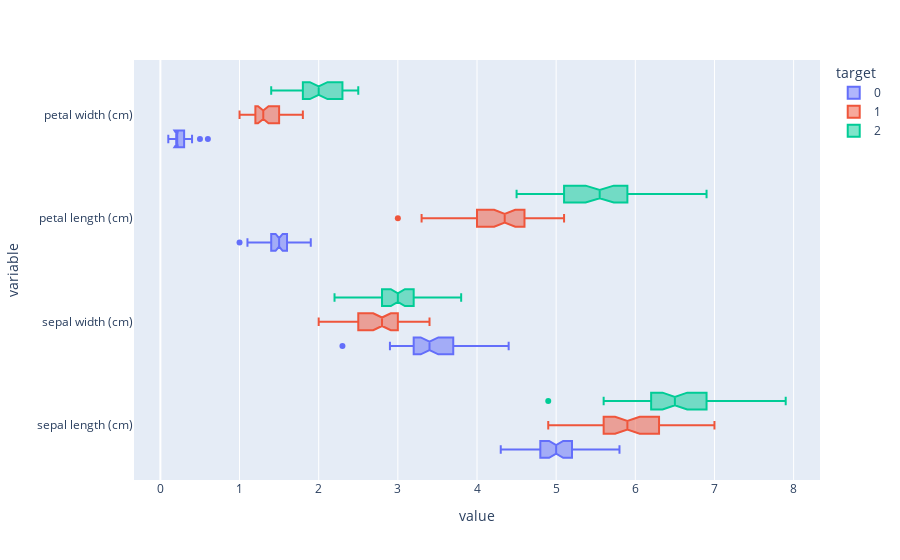

Here is the notebook cell this chart was saved with:
### Code cell
px.box(cf ,  cf.columns[:-1] , color="target" , notched = True)

### Figure 1 — Plotly figure (JSON) as saved in the notebook; plotly's stock layout.template omitted (floating-point values rounded to 4 significant figures; data arrays with more than 128 entries replaced by an {"elided": "..."} marker saying what was removed)
{"data": [{"alignmentgroup": "True", "hovertemplate": "target=0<br>value=%{x}<br>variable=%{y}<extra></extra>", "legendgroup": "0", "marker": {"color": "#636efa"}, "name": "0", "notched": true, "offsetgroup": "0", "orientation": "h", "showlegend": true, "type": "box", "x": {"elided": "200 float values"}, "x0": " ", "xaxis": "x", "y": {"elided": "200 str values"}, "y0": " ", "yaxis": "y"}, {"alignmentgroup": "True", "hovertemplate": "target=1<br>value=%{x}<br>variable=%{y}<extra></extra>", "legendgroup": "1", "marker": {"color": "#EF553B"}, "name": "1", "notched": true, "offsetgroup": "1", "orientation": "h", "showlegend": true, "type": "box", "x": {"elided": "200 float values"}, "x0": " ", "xaxis": "x", "y": {"elided": "200 str values"}, "y0": " ", "yaxis": "y"}, {"alignmentgroup": "True", "hovertemplate": "target=2<br>value=%{x}<br>variable=%{y}<extra></extra>", "legendgroup": "2", "marker": {"color": "#00cc96"}, "name": "2", "notched": true, "offsetgroup": "2", "orientation": "h", "showlegend": true, "type": "box", "x": {"elided": "200 float values"}, "x0": " ", "xaxis": "x", "y": {"elided": "200 str values"}, "y0": " ", "yaxis": "y"}], "layout": {"boxmode": "group", "legend": {"title": {"text": "target"}, "tracegroupgap": 0}, "margin": {"t": 60}, "xaxis": {"anchor": "y", "domain": [0, 1], "title": {"text": "value"}}, "yaxis": {"anchor": "x", "domain": [0, 1], "title": {"text": "variable"}}}}
